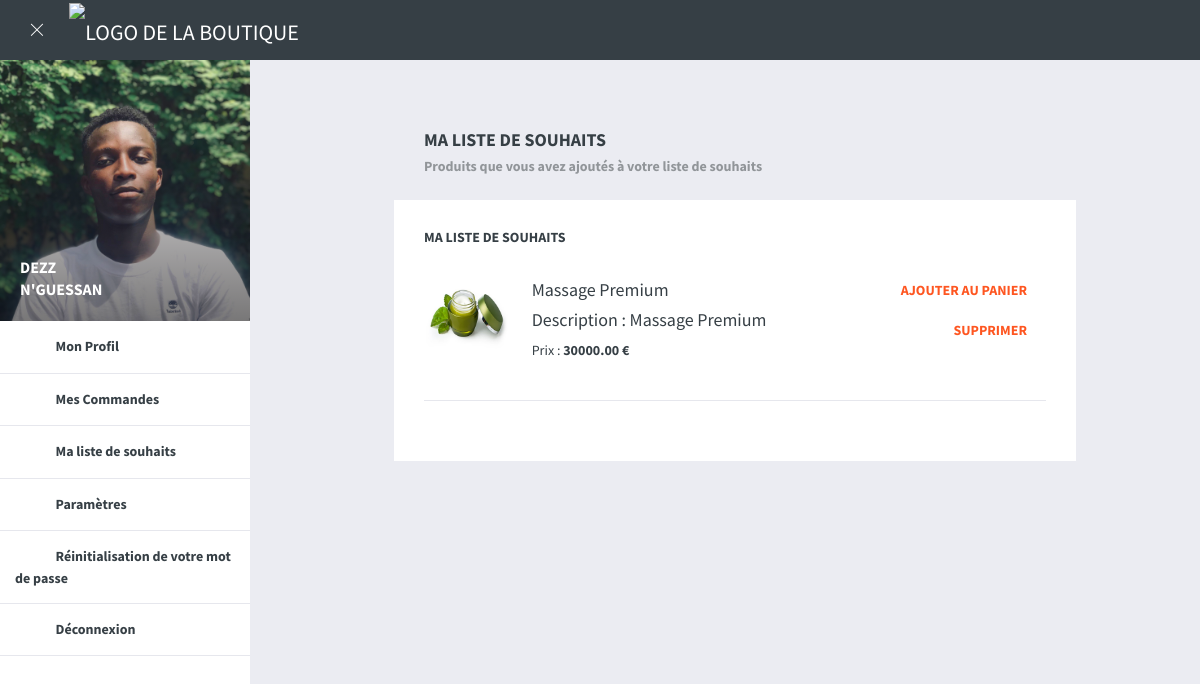
Page /client/liste-souhait (signed in) on the committed database.
### customer/models.py (models this page shows, shortened)
class Customer(models.Model):
    user = models.OneToOneField(User, related_name='customer', on_delete=models.CASCADE)
    adresse = models.TextField()
    photo = models.ImageField(upload_to="clients/photo", null=True)
    contact_1 = models.CharField(max_length=15)
    contact_2 = models.CharField(max_length=15, null=True)
    ville = models.ForeignKey(City, on_delete=models.SET_NULL, null=True, blank=True)
    pays = models.CharField(max_length=155, null=True)
    date_add = models.DateTimeField(auto_now_add=True)
    date_update = models.DateTimeField(auto_now=True)
    status = models.BooleanField(default=True)

### shop/models.py (models this page shows, shortened)
class Favorite(models.Model):
    user = models.ForeignKey(User, on_delete=models.CASCADE, related_name='favorites')
    produit = models.ForeignKey(Produit, on_delete=models.CASCADE, related_name='favorited_by')
    added_at = models.DateTimeField(auto_now_add=True)
    class Meta:
        unique_together = ('user', 'produit')
        indexes = [
            models.Index(fields=['user']),
        ]

class Produit(models.Model):
    nom = models.CharField(max_length=254)
    description = models.TextField()
    description_deal = models.TextField()
    prix_promotionnel = models.FloatField(default=0)
    prix = models.FloatField()
    quantite = models.IntegerField(null=True, blank=True)
    date_debut_promo = models.DateField(null=True, blank=True)
    date_fin_promo = models.DateField(null=True, blank=True)
    categorie_etab = models.ForeignKey(CategorieEtablissement, related_name="produit_etab", on_delete=models.CASCADE, null=True, blank=True)
    categorie = models.ForeignKey(CategorieProduit, related_name="produit", on_delete=models.CASCADE)
    etablissement = models.ForeignKey(Etablissement, related_name="produits", on_delete=models.CASCADE)
    image = models.ImageField(upload_to='produis/images', default="b-1.jpg")
    image_2 = models.ImageField(upload_to='produis/images', default="b-1.jpg")
    image_3 = models.ImageField(upload_to='produis/images', default="b-1.jpg")
    super_deal = models.BooleanField(default=False)
    date_add = models.DateTimeField(auto_now_add=True)
    date_update = models.DateTimeField(auto_now=True)
    status = models.BooleanField(default=True)
    slug = models.SlugField(unique=True, editable=False, null=True,  blank=True)
    @property
    def check_promotion(self):
        result = True
        if self.date_debut_promo:
            if self.date_debut_promo > datetime.date.today():
                result = False
        else:
            result = False
        if self.date_fin_promo:
            if self.date_fin_promo < datetime.date.today():
                result = False
        else:
            result=False
        return result

### client/views.py (the view)
# urls.py: path('liste-souhait', views.souhait, name="liste-souhait"),
@login_required
def souhait(request):
    user = request.user
    try:
        customer = user.customer
    except:
        return redirect('index')
    favoris = Favorite.objects.filter(user=user).select_related('produit')
    datas = {
        'user': user,
        'customer': customer,
        'favoris': favoris,
    }
    return render(request, 'liste-souhait.html', datas)

### website/context_processors.py (called while the page is built)
def categories(request):
    cat = models.CategorieEtablissement.objects.filter(status=True)
    return {'cat':cat}

def site_infos(request):
    try:
        infos = config_models.SiteInfo.objects.latest('date_add')
    except:
        infos = None
    return {'infos':infos}

def cities(request):
    cities = City.objects.all()
    return {'cities': cities}

def galeries(request):
    galerie = config_models.Galerie.objects.filter(status=True)[:6]
    return {'galeries':galerie}

def horaires(request):
    horaire = config_models.Horaire.objects.filter(status=True)
    return {'horaires':horaire}

### client/templates/liste-souhait.html (shortened to what this page needs)
{% extends 'base2.html' %}
{% load static %}
{% block content %}
<div class="pageWrap">
    <div class="pageContent extended">
        <div class="container">
            <h1 class="pageTitle">
                <a href="#" title="#">Ma liste de souhaits</a>
            </h1>
            <ol class="breadcrumb">
                <li class="active">Produits que vous avez ajoutés à votre liste de souhaits</li>
            </ol>
            <div class="row">
              {% if favoris %}
                <div class="col-xs-12">
                    <div class="box">
                        <h2 class="boxTitle">Ma liste de souhaits</h2>
                     {% for favori in favoris %}
                        <div class="row product-wishlist">
                            <div class="col-md-2">
                                    <img src="{{ favori.produit.image.url }}" alt="{{ favori.produit.nom }}" class="img-responsive">
                            </div>
                            <div class="col-md-6">
                                <h4>
                                        {{ favori.produit.nom }}
                                </h4>
                                <h4>Description : {{ favori.produit.description|truncatechars:100 }}</h4>
                                <p>Prix :
                                    {% if favori.produit.check_promotion %}
                                        <span style="text-decoration: line-through;">{{ favori.produit.prix|floatformat:2 }} €</span>
                                        <strong>{{ favori.produit.prix_promotionnel|floatformat:2 }} €</strong>
                                    {% else %}
                                        <strong>{{ favori.produit.prix|floatformat:2 }} €</strong>
                                    {% endif %}
                                </p>
                            </div>
                            <div class="col-md-4 text-right">
                                <a href="{% url 'product_detail' favori.produit.slug %}" class="btn btn-success">Ajouter au panier</a>
                                <a href="{% url 'toggle_favorite' favori.produit.id %}" class="btn btn-danger">Supprimer</a>
                            </div>
                        </div>
                        <hr>
                     {% endfor %}
                    </div>
                </div>
                {% else %}
                    <div class="col-xs-12">
                        <div class="alert alert-info">
                            Vous n'avez aucun produit dans votre liste de souhaits pour le moment.
                        </div>
                    </div>
                {% endif %}
            </div>
        </div>
    </div>
</div>
{% endblock content %}

### client/templates/base2.html (shortened to what this page needs)
{% load static %}
<!doctype html>
<html class="no-js" lang="">
<head>
    <link rel="stylesheet" href="{% static 'assets/bootstrap/css/bootstrap.min.css' %}">
    <link rel="stylesheet" href="{% static 'assets/fonts/material-design-iconic-font/css/material-design-iconic-font.min.css' %}">
    <link rel="stylesheet" href="{% static 'assets/css/jquery-ui.min.css' %}">
    <link rel="stylesheet" href="{% static 'assets/css/select2.min.css' %}">
    <link rel="stylesheet" href="{% static 'assets/font-awesome-4.4.0/css/font-awesome.min.css' %}">
    <link rel="stylesheet" href="{% static 'assets/css/fontello.css' %}">
    <link rel="stylesheet" href="{% static 'assets/css/chartist.min.css' %}">
    <link rel="stylesheet" href="{% static 'assets/css/app.min.css' %}">
</head>
<body>
    <header id="header">
        <h1 class="logo">
            <a href="#" title="#" class="js-nav-toggler">
                <i class="icon icon-close"></i>
            </a>
            <a href="{% url 'index' %}"><img src="{% static 'tmp/logo.png' %}" alt="Logo de la boutique"></a>
        </h1>
        <div class="pageContent">
            <div class="container">
                <ul class="topNavigation">
                    <li>
                        <a href="#" title="#">
                            <i class="zmdi zmdi-fullscreen-alt zmdi-hc-fw icon js-fullscreen-enter"></i>
                        </a>
                    </li>
                    <li>
                        <a href="{% url 'index' %}" title="Retour à la page d'accueil" data-target="btn btn-primary">
                            <i class="zmdi zmdi-home zmdi-hc-fw icon"></i>
                        </a>
                    </li>
                </ul>
            </div>
        </div>
    </header>
    <br/>
    <br/>
    <aside class="aside">
        <div class="asideUserProfile">
            <a href="{% url 'profil' %}" title="#" class="c">
                <img src="{{ customer.photo.url }}" alt="Profil utilisateur" class="img-responsive">
                <span class="name hidden-xs hidden-sm">{{ user.first_name }}<br />{{ user.last_name }}</span>
            </a>
        </div>
        <nav class="simpleList asideNavigation">
            <ul>
                <li>
                    <a href="{% url 'profil' %}" title="Mon Profil">
                        <i class="zmdi zmdi-account-circle zmdi-hc-fw icon"></i>
                        <span class="hidden-xs hidden-sm">Mon Profil</span>
                    </a>
                </li>
                <li class="sub js-submenu">
                    <div>
                        <i class="zmdi zmdi-shopping-cart zmdi-hc-fw icon"></i>
                        <span class="hidden-xs hidden-sm">Mes Commandes
                            <i class="zmdi zmdi-plus plus"></i>
                        </span>
                    </div>
                </li>
                <li>
                    <a href="{% url 'liste-souhait' %}" title="Ma liste de souhaits">
                        <i class="zmdi zmdi-favorite zmdi-hc-fw icon"></i>
                        <span class="hidden-xs hidden-sm">Ma liste de souhaits</span>
                    </a>
                </li>
                <li>
                    <a href="{% url 'parametre' %}" title="Paramètres du compte">
                        <i class="zmdi zmdi-settings zmdi-hc-fw icon"></i>
                        <span class="hidden-xs hidden-sm">Paramètres</span>
                    </a>
                </li>
                <li>
                    <a href="{% url 'request_reset_password' %}" title="Réinitialisation du mot de passe">
                        <i class="zmdi zmdi-key zmdi-hc-fw icon"></i>
                        <span class="hidden-xs hidden-sm">Réinitialisation de votre mot de passe</span>
                    </a>
                </li>
                <li>
                    <a href="{% url 'deconnexion' %}" title="#">
                        <i class="zmdi zmdi-power zmdi-hc-fw icon"></i>
                        <span class="hidden-xs hidden-sm">Déconnexion</span>
                    </a>
                </li>
            </ul>
        </nav>
    </aside>
    {% block content %}
    {% endblock %}
</body>
</html>

### client/templates/base2.html (style rules this page uses)
.logo img { max-width: 100%; height: auto; max-height: 60px; }
.container { max-width: 100%; margin: auto; }
.aside { width: 250px; position: fixed; left: 0; top: 0; height: 100vh; overflow-y: auto; }
.pageWrap { margin-left: 160px; width: calc(100% - 260px); }

### rows in the picture
Customer: photo (picture)
Favorite: produit.image (picture), produit.nom "Massage Premium", produit.description "Massage Premium", produit.prix "30000.00"

### other values in the picture
{{ user.first_name }} "DEZZ"
{{ user.last_name }} "N'GUESSAN"
